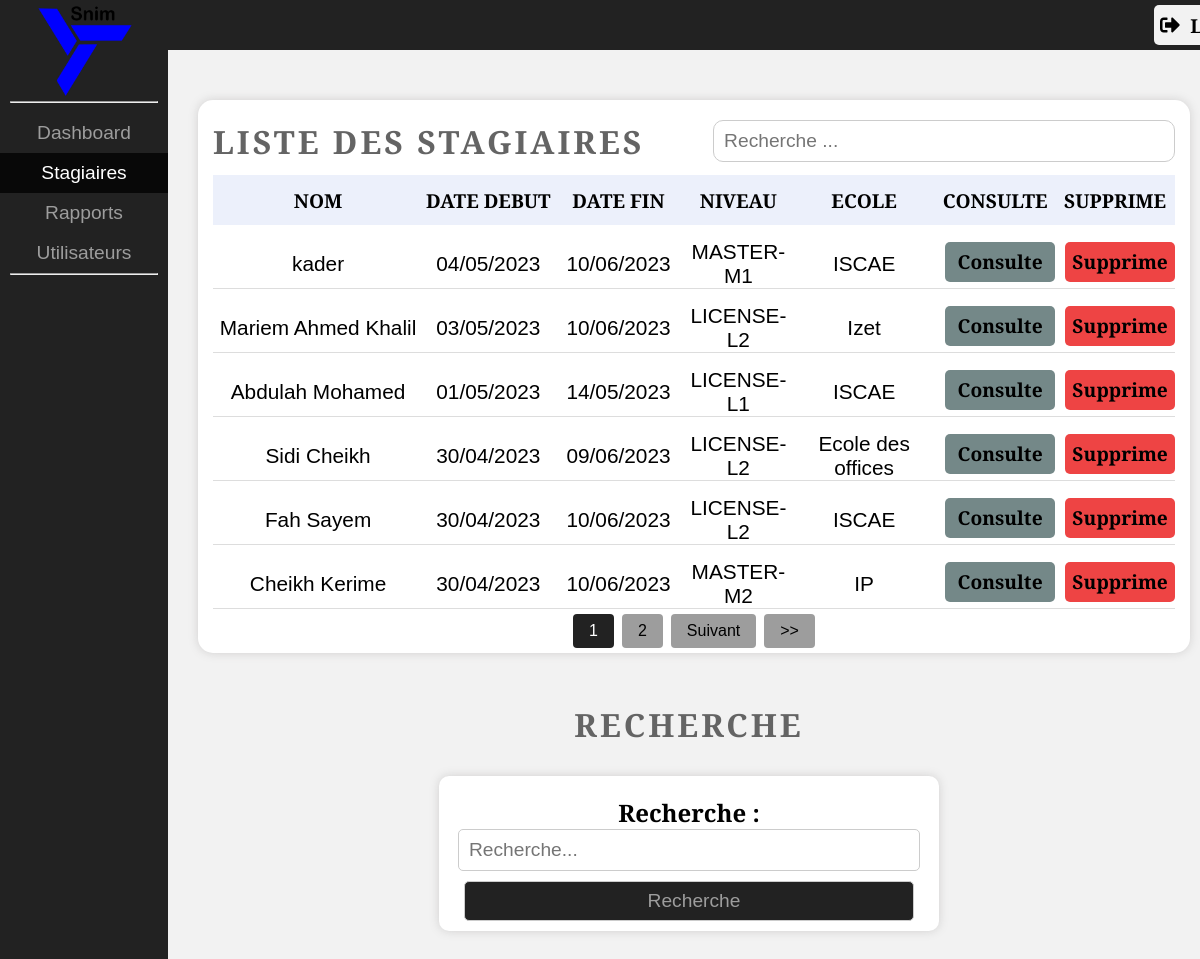
Page /stagiaires.php (signed in) on the committed database.
### tables this page shows
CREATE TABLE `les_stagiaires` (
  `code` varchar(50) NOT NULL,
  `nom` varchar(255) NOT NULL,
  `nni` varchar(255) NOT NULL,
  `ecole` varchar(255) NOT NULL,
  `niveau` varchar(255) NOT NULL,
  `direction` varchar(255) NOT NULL,
  `departement` varchar(255) NOT NULL,
  `service` varchar(255) NOT NULL,
  `date_debut` date NOT NULL,
  `date_fin` date NOT NULL,
  `sujet` varchar(255) DEFAULT NULL,
  `technologies` varchar(255) DEFAULT NULL
);

### stagiaires.php (the view, shortened to what this page needs)
<?php
$usertype = $_SESSION["usertype"];
?>
<!DOCTYPE html>
<html lang="fr">
<head>
  <link rel="stylesheet" href="css/style.css">
</head>
  <body>
    <nav>
      <aside>
        <img src="photos/snim.png" alt="Snim's Logo">
				<hr>
        <ul>
          <li><a href="dashboard.php"><input type="submit" value="Dashboard"></a></li>
          <li><a href="stagiaires.php"><div class="specific"><input type="submit" value="Stagiaires"></div></a></li>
          <li><a href="raports.php"><input type="submit" value="Rapports"></a></li>
          <?php if ($usertype == 'admin'): ?>
            <li><a href="utilisateurs.php"><input type="submit" value="Utilisateurs"></a></li>
            <?php endif; ?>
        </ul>
				<hr>
      </aside>
    </nav>
    <section class="main">
    <div class="bar">
            <form method="post">
              <button name="logout" class="logout-button">
                <img src="photos/logout.svg" alt="Logout">
                <span>Logout</span>
              </button>
            </form>
      </div>
    <div class="box">
    <div class='trainers-box'>
      <div class="above">
      <h2>Liste des stagiaires </h2>
        <input type="text" id="search" placeholder="Recherche ...">
      </div>
      <?php
    include 'conn.php';
    $stagiaires_a_afficher = 6;
    $nomber_des_stagiaires_query = "SELECT COUNT(*) FROM les_stagiaires";
    $nomber_des_stagiaires = mysqli_fetch_array(mysqli_query($conn, $nomber_des_stagiaires_query))[0];
    $total_pages = ceil($nomber_des_stagiaires / $stagiaires_a_afficher);
    if (isset($_GET['page']) && is_numeric($_GET['page'])) {
        $page_current = $_GET['page'];
    } else {
        $page_current = 1;
    }
    $offset = ($page_current - 1) * $stagiaires_a_afficher;
    $sql = "SELECT * FROM les_stagiaires ORDER BY date_debut DESC LIMIT $stagiaires_a_afficher OFFSET $offset  ";
    $result = $conn->query($sql);
?>
<table>
    <thead>
        <tr>
            <th>Nom</th>
            <th class="d">Date debut</th>
            <th class="d">Date fin</th>
            <th class="bu">Niveau</th>
            <th class="dep">Ecole</th>
            <th class="bu">Consulte</th>
            <?php if ($usertype == 'admin'): ?>
                <th class='bu'>Supprime</th>
            <?php endif; ?>
        </tr>
    </thead>
    <tbody id="trainers">
        <?php while ($row = $result->fetch_assoc()): ?>
            <tr>
                <td><?= $row['nom'] ?></td>
                <?php
                $date_debut = strtotime($row['date_debut']);
                $format_date_Debut = date('d/m/Y', $date_debut);
                ?>
                <td><?= $format_date_Debut ?></td>
                <?php
                $date_fin = strtotime($row['date_fin']);
                $format_date_fin = date('d/m/Y', $date_fin);
                ?>
                <td><?= $format_date_fin ?></td>
                <td><?= $row['niveau'] ?></td>
                <td><?= $row['ecole'] ?></td>
                <td>
                    <a href="stagiaire.php?c=<?= $row['code'] ?>&n=<?= $row['nom'] ?>">
                        <button id='edit'>Consulte</button>
                    </a>
                </td>
                <?php if ($usertype == 'admin'): ?>
                    <td>
                        <a href="stagiaires.php?del=<?= $row['code'] ?>">
                            <button id='sup'>Supprime</button>
                        </a>
                    </td>
                <?php endif; ?>
            </tr>
        <?php endwhile; ?>
    </tbody>
</table>
<div class="pagination">
    <?php   $max_links = 5;
  $link_offset = floor($max_links / 2);
  $start_link = max(1, $page_current - $link_offset);
  $end_link = min($total_pages, $start_link + $max_links - 1);
  for ($i = $start_link; $i <= $end_link; $i++) {
    if ($i == $page_current) {
      echo "<span class='current'>$i</span>";
    } else {
      echo "<a href='?page=$i'>$i</a>";
    }
  }
  if ($page_current < $total_pages) {
    $next_page = $page_current + 1;
    echo "<a href='?page=$next_page'>Suivant</a>";
    echo "<a href='?page=$total_pages'>>></a>";
  }
  ?>
</div>
    </div>
    </div>
    <h2>Recherche </h2>
    <div class="search_box">
      <form method="post">
        <label for="recherche">Recherche :</label>
        <input type="text" name="recherche" placeholder="Recherche..." id="recherche">
        <input type="submit" value="Recherche">
      </form>
    </div>
    </section>
</body>
</html>

### style.css (style rules this page uses)
:root { --backgroundcolor1: #222222; --backgroundcolor2: #f2f2f2; --lightcolor: #fff; --darkcolor: #000; --textcolor: #9d9d9d; --hover: #080808; }
* { margin: 0; padding: 0; font-family: 'Alegreya Sans', sans-serif; color: var(--darkcolor); }
html { font-size: 16px; background-color: var(--backgroundcolor2); }
nav { display: flex; }
aside { flex-direction: column; width: 14%; height: 100%; position: fixed; z-index: 5; background-color: var(--backgroundcolor1); }
aside img { width: 6rem; margin-top: 5px; margin-left: 22%; cursor: pointer; }
hr { margin: 0 10px; }
ul { list-style: none; margin-right: 0px; margin-top: 10px; }
input[type="submit"] { width: 100%; height: 40px; background-color: var(--backgroundcolor1); color: var(--textcolor); border: none; font-size: 1.2rem; cursor: pointer; transition: 0.4s; }
.specific input { background-color: var(--hover); color: var(--lightcolor); }
.main { display: flex; flex-grow: 1; align-items: center ; margin-left: 178px; display: flex; flex-direction: column; background-color: var(--backgroundcolor2); }
.bar { background-color: var(--backgroundcolor1); height: 50px; width: 100%; position: fixed; }
h2 { color: #646464; text-transform: uppercase; text-align: left; font-size: 2rem; letter-spacing: 3px; margin-bottom: 30px; }
form { display: flex; flex-wrap: wrap; justify-content: center; }
.box { background-color: #fff; border-radius: 15px; box-shadow: 0 0 10px rgba(131, 129, 129, 0.3); margin-left: 20px; margin-right: 10px; margin-bottom: 50px; margin-top: 100px; display: flex; justify-content: space-around; }
.above { display: flex; justify-content: space-between; margin-top: 20px; margin-bottom: 10px; }
.above h2 { color: #646464; text-transform: uppercase; text-align: left; font-size: 2rem; letter-spacing: 3px; }
.trainers-box { width: 97%; }
table { border-collapse: collapse; }
tr th { background-color: #b5c2ee41; text-transform: uppercase; }
.trainers-box h2 { margin-bottom: 2px; }
th { height: 50px; align-items: center; font-size: 1.2rem; width: 300px; text-align: center; }
td { text-align: center; font-size: 1.3rem; padding-top: 15px; font-family: 'Gill Sans', 'Gill Sans MT', Calibri, 'Trebuchet MS', sans-serif; border-bottom: 1px solid rgb(221, 221, 221); }
span { color: rgb(201, 12, 12); }
.dep { width: 200px; }
.bu { width: 120px; }
.d { width: 150px; }
button { width: 110px; height: 40px; background-color: rgb(116, 136, 136); border: none; border-radius: 5px; font-weight: bold; font-size: 1.2rem; cursor: pointer; margin-bottom: 5px; margin-left: 10px; transition: 0.4s; }
#sup { background-color: #ee4444; transition: 0.5s; }
#search { width: 450px; height: 40px; border-radius: 10px; font-size: 1.2rem; padding-left: 10px; color: #646464; border: 1px solid #ccc; }
label { display: block; font-weight: bold; }
.logout-button { margin-left: 1040px; margin-top: 5px; display: flex; align-items: center; justify-content: center; font-size: 1.2rem; font-weight: bold; color: var(--darkcolor); background-color: var(--backgroundcolor2); border: none; border-radius: 5px; padding: 10px 20px; cursor: pointer; transition: 0.5s; }
.logout-button span { color: var(--darkcolor); }
.logout-button img { width: 20px; height: 20px; margin-right: 10px; }
.pagination { display: flex; justify-content: center; align-items: center; margin: 5px 0; }
.pagination a { display: inline-block; background-color: var(--textcolor); color: var(--darkcolor); padding: 8px 16px; text-decoration: none; border-radius: 4px; margin: 0 4px; transition: background-color 0.3s ease; }
.pagination .current { display: inline-block; background-color: var(--backgroundcolor1); color: var(--lightcolor); padding: 8px 16px; border-radius: 4px; margin: 0 4px; }
.search_box { display: flex; background-color: var(--lightcolor); width: 500px; margin: 0px auto; padding-top: 20px; border-radius: 10px; box-shadow: 0 0 10px rgba(131, 129, 129, 0.3); margin-bottom: 50px; }
.search_box label { font-size: 1.5rem; }
.search_box input { width: 450px; height: 40px; border-radius: 5px; font-size: 1.2rem; padding-left: 10px; border: 1px solid #ccc; outline: none; }
.search_box input[type="Submit"] { margin: 10px 0; }

### rows in the picture
les_stagiaires: nom "kader", date_debut "04/05/2023", date_fin "10/06/2023", niveau "MASTER-M1", ecole "ISCAE"
les_stagiaires: nom "Mariem Ahmed Khalil", date_debut "03/05/2023", date_fin "10/06/2023", niveau "LICENSE-L2", ecole "Izet"
les_stagiaires: nom "Abdulah Mohamed", date_debut "01/05/2023", date_fin "14/05/2023", niveau "LICENSE-L1", ecole "ISCAE"
les_stagiaires: nom "Sidi Cheikh", date_debut "30/04/2023", date_fin "09/06/2023", niveau "LICENSE-L2", ecole "Ecole des offices"
les_stagiaires: nom "Fah Sayem", date_debut "30/04/2023", date_fin "10/06/2023", niveau "LICENSE-L2", ecole "ISCAE"
les_stagiaires: nom "Cheikh Kerime", date_debut "30/04/2023", date_fin "10/06/2023", niveau "MASTER-M2", ecole "IP"
